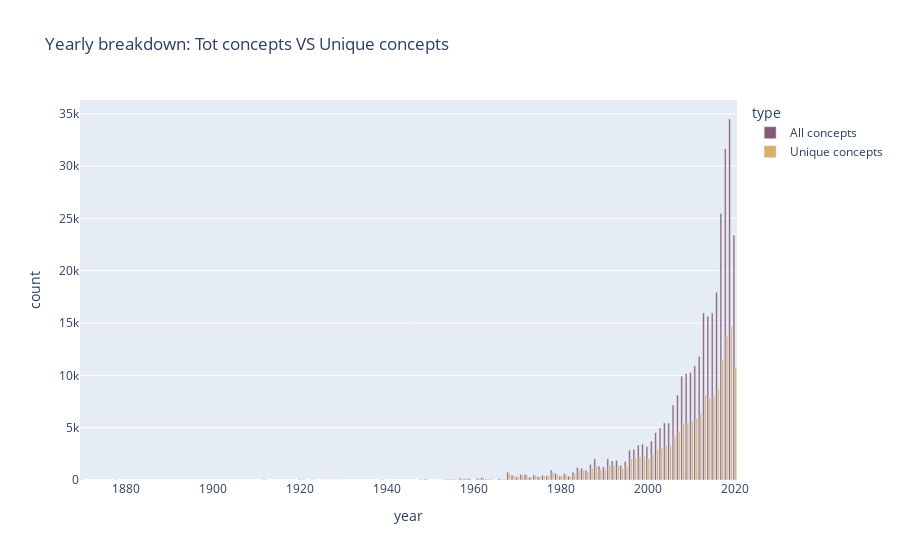

Source (notebook cell):
### Markdown cell above
### 3.4 Yearly breakdown: unique VS repeated concepts

Also useful to look at the number of concepts per year, VS the number of unique concepts. That will give us a sense of whether the distribution of repeated concepts is stable across the years.

### Code cell
series1 = concepts.groupby("year")['concept'].count().rename("All concepts")
series2 = concepts.groupby("year")['concept'].nunique().rename("Unique concepts")
temp2 = pd.concat([series1, series2], axis=1).reset_index()
temp2 = temp2.melt(id_vars=["year"], 
         var_name="type", 
        value_name="count")

px.bar(temp2, 
       title="Yearly breakdown: Tot concepts VS Unique concepts",
       x="year", y="count", 
       color="type", barmode="group", 
       color_discrete_sequence=px.colors.carto.Antique)

### Figure 1 — Plotly figure (JSON) as saved in the notebook; plotly's stock layout.template omitted (floating-point values rounded to 4 significant figures)
{"data": [{"alignmentgroup": "True", "hovertemplate": "type=All concepts<br>year=%{x}<br>count=%{y}<extra></extra>", "legendgroup": "All concepts", "marker": {"color": "rgb(133, 92, 117)"}, "name": "All concepts", "offsetgroup": "All concepts", "orientation": "v", "showlegend": true, "textposition": "auto", "type": "bar", "x": [1870, 1878, 1912, 1920, 1921, 1923, 1926, 1928, 1929, 1930, 1939, 1948, 1949, 1952, 1953, 1954, 1955, 1956, 1957, 1958, 1959, 1960, 1961, 1962, 1963, 1964, 1965, 1966, 1967, 1968, 1969, 1970, 1971, 1972, 1973, 1974, 1975, 1976, 1977, 1978, 1979, 1980, 1981, 1982, 1983, 1984, 1985, 1986, 1987, 1988, 1989, 1990, 1991, 1992, 1993, 1994, 1995, 1996, 1997, 1998, 1999, 2000, 2001, 2002, 2003, 2004, 2005, 2006, 2007, 2008, 2009, 2010, 2011, 2012, 2013, 2014, 2015, 2016, 2017, 2018, 2019, 2020], "xaxis": "x", "y": [28, 18, 36, 66, 36, 21, 10, 8, 5, 3, 46, 44, 77, 3, 14, 80, 79, 31, 159, 108, 138, 2, 153, 215, 75, 79, 5, 124, 59, 755, 449, 309, 537, 543, 270, 483, 309, 455, 416, 935, 631, 391, 589, 356, 743, 1194, 1116, 924, 1488, 2028, 1309, 1253, 2019, 1824, 1874, 1400, 1776, 2849, 2945, 3333, 3433, 3192, 3725, 4531, 4973, 5466, 5445, 7159, 8114, 9923, 10175, 10278, 10916, 11815, 15972, 15662, 15987, 17939, 25480, 31658, 34508, 23422], "yaxis": "y"}, {"alignmentgroup": "True", "hovertemplate": "type=Unique concepts<br>year=%{x}<br>count=%{y}<extra></extra>", "legendgroup": "Unique concepts", "marker": {"color": "rgb(217, 175, 107)"}, "name": "Unique concepts", "offsetgroup": "Unique concepts", "orientation": "v", "showlegend": true, "textposition": "auto", "type": "bar", "x": [1870, 1878, 1912, 1920, 1921, 1923, 1926, 1928, 1929, 1930, 1939, 1948, 1949, 1952, 1953, 1954, 1955, 1956, 1957, 1958, 1959, 1960, 1961, 1962, 1963, 1964, 1965, 1966, 1967, 1968, 1969, 1970, 1971, 1972, 1973, 1974, 1975, 1976, 1977, 1978, 1979, 1980, 1981, 1982, 1983, 1984, 1985, 1986, 1987, 1988, 1989, 1990, 1991, 1992, 1993, 1994, 1995, 1996, 1997, 1998, 1999, 2000, 2001, 2002, 2003, 2004, 2005, 2006, 2007, 2008, 2009, 2010, 2011, 2012, 2013, 2014, 2015, 2016, 2017, 2018, 2019, 2020], "xaxis": "x", "y": [28, 18, 36, 66, 36, 21, 10, 8, 5, 3, 46, 28, 50, 3, 14, 77, 78, 22, 155, 108, 136, 2, 143, 210, 75, 79, 5, 119, 57, 615, 411, 285, 450, 472, 246, 425, 290, 402, 368, 730, 530, 346, 517, 323, 603, 932, 886, 748, 1120, 1423, 1005, 969, 1434, 1357, 1349, 1106, 1293, 2036, 2079, 2226, 2293, 2038, 2473, 2925, 3066, 3322, 3339, 4190, 4645, 5422, 5507, 5684, 5894, 6380, 8119, 7845, 8059, 8695, 11519, 13714, 14687, 10760], "yaxis": "y"}], "layout": {"autosize": true, "barmode": "group", "legend": {"title": {"text": "type"}, "tracegroupgap": 0}, "title": {"text": "Yearly breakdown: Tot concepts VS Unique concepts"}, "xaxis": {"anchor": "y", "autorange": true, "domain": [0, 1], "range": [1870.0, 2020.0], "title": {"text": "year"}, "type": "linear"}, "yaxis": {"anchor": "x", "autorange": true, "domain": [0, 1], "range": [0, 36320.0], "title": {"text": "count"}, "type": "linear"}}}
